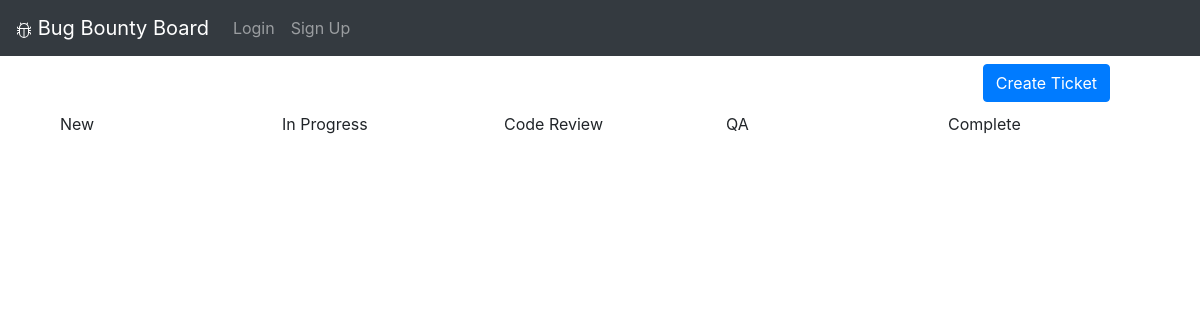
Page /projects/3 on the earlier database version.
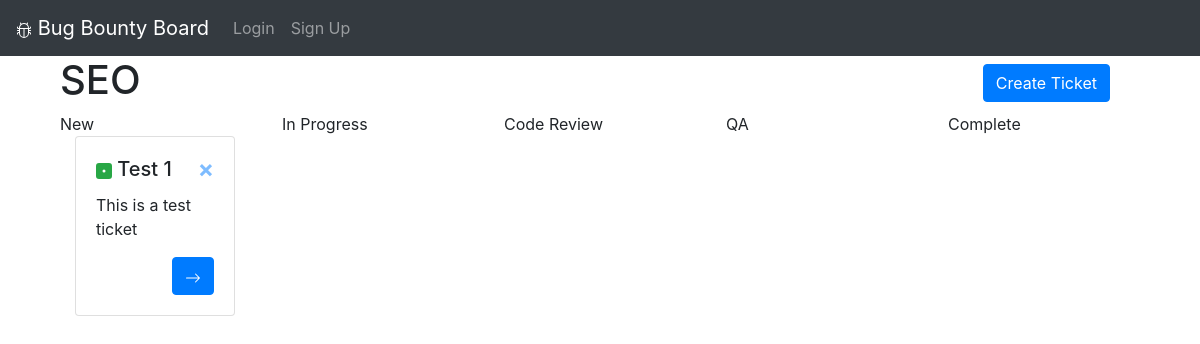
Same page on the later database version.
### web_app/models.py (models this page shows)
class Project(db.Model):
    id = db.Column(db.Integer, primary_key=True)
    name = db.Column(db.String(25))
    description = db.Column(db.String(150))
    tickets = db.relationship('Ticket')
    user_id = db.Column(db.Integer, db.ForeignKey('user.id')) # foreign key class lowercase

class Ticket(db.Model):
    id = db.Column(db.Integer, primary_key=True)
    name = db.Column(db.String(25))
    description = db.Column(db.String(250))
    priority = db.Column(db.Integer)
    status = db.Column(db.String(25))
    project_id = db.Column(db.Integer, db.ForeignKey('project.id'))

### web_app/views.py (the view, shortened to what this page needs)
@views.route('/projects/<project_id>', methods=['GET', 'POST'])
def view_project(project_id):
    project = Project.query.get(project_id)
    return render_template("project_view.html", user=current_user, current_project=project)

### web_app/templates/project_view.html (shortened to what this page needs)
{% extends "base.html" %} {% block title %}Project View{% endblock %}
{% block content %}
    <div class="container-fluid row">
        <div class="col-sm">
            <h1 class="text-left d-inline-block">{{ current_project.name }}</h1>
            <h1 class="float-right d-inline-block">
                <button type="button" id="create-btn" class="text-right btn btn-primary mb-0" data-toggle="modal" data-target="#exampleModal">
                    Create Ticket
                </button>
            </h1>
        </div>
    </div>
    <div class="container">
        <div class="row">
          <div class="col-sm">
            New
            {% for ticket in current_project.tickets %}
              {% if ticket.status == "New" %}
                <div class="col-sm">
                  <div class="card" style="width: 10rem;">
                      <div class="card-body">
                          <button type="button" class="close" >
                              <a href="/delete-ticket/{{ ticket.id }}">
                                  <span aria-hidden="true">&times;</span>
                              </a>
                          </button>
                          <h5 class="card-title">
                            {% if ticket.priority == 1 %}
                              <svg xmlns="http://www.w3.org/2000/svg" width="16" height="16" fill="currentColor" class="bi bi-dice-1-fill text-success" viewBox="0 0 16 16">
                                <path d="M3 0a3 3 0 0 0-3 3v10a3 3 0 0 0 3 3h10a3 3 0 0 0 3-3V3a3 3 0 0 0-3-3H3zm5 9.5a1.5 1.5 0 1 1 0-3 1.5 1.5 0 0 1 0 3z"/>
                              </svg>
                            {% endif %}
                            {{ ticket.name }}
                          </h5>
                          <p class="card-text">{{ ticket.description }}</p>
                          <a class="btn btn-primary float-right" href="/move-ticket/{{ ticket.id }}/Progress">
                            <svg xmlns="http://www.w3.org/2000/svg" width="16" height="16" fill="currentColor" class="bi bi-arrow-right" viewBox="0 0 16 16">
                              <path fill-rule="evenodd" d="M1 8a.5.5 0 0 1 .5-.5h11.793l-3.147-3.146a.5.5 0 0 1 .708-.708l4 4a.5.5 0 0 1 0 .708l-4 4a.5.5 0 0 1-.708-.708L13.293 8.5H1.5A.5.5 0 0 1 1 8z"/>
                            </svg>
                          </a>
                      </div>
                  </div>
                </div>
              {% endif %}
            {% endfor %}
          </div>
          <div class="col-sm">
            In Progress
          </div>
          <div class="col-sm">
            Code Review
          </div>
          <div class="col-sm">
            QA
          </div>
          <div class="col-sm">
            Complete
          </div>
        </div>
      </div>
    </div>
{% endblock %}

### web_app/templates/base.html (shortened to what this page needs)
<!DOCTYPE html>
<html>
  <head>
    <link rel="stylesheet" href="{{ url_for('static', filename='css/main.css') }}">
    <link
        rel="stylesheet"
        href="https://stackpath.bootstrapcdn.com/bootstrap/4.3.1/css/bootstrap.min.css"
    >
    <link
        rel="stylesheet"
        href="https://stackpath.bootstrapcdn.com/font-awesome/4.7.0/css/font-awesome.min.css"
    >
  </head>
  <body>
    <nav class="navbar navbar-expand-lg navbar-dark bg-dark">
        <a class="navbar-brand" href="/">
          Bug Bounty Board
        </a>
        <div class="collapse navbar-collapse" id="navbarNav">
          <ul class="navbar-nav">
            {% if user.is_authenticated %}
              <li class="nav-item">
                <a class="nav-link" href="/">Projects</a>
              </li>
              <li class="nav-item">
                <a class="nav-link" href="/logout">Logout</a>
              </li>
            {% else %}
              <li class="nav-item">
                <a class="nav-link" href="/login">Login</a>
              </li>
              <li class="nav-item">
                <a class="nav-link" href="/sign-up">Sign Up</a>
              </li>
            {% endif %}
          </ul>
        </div>
      </nav>
    <div class="container">
        {% block content %}
        {% endblock %}
  </body>
</html>

Differences in the rows shown:
added Project: name "SEO"
added Ticket: priority 1 (drawn), name "Test 1", description "This is a test ticket"
